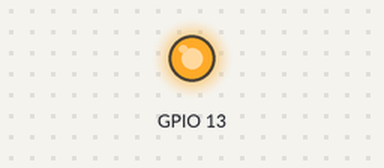
Simulated run of this sketch. Board: ESP32. On the bench: output pins drawn as LEDs (lit = HIGH). WiFi joins after 1.5 s; servers stay silent unless stated; uploads are accepted with an empty reply; what the sketch prints to the serial monitor is not drawn.

Above: at 11.2 s.
At 21.3 s:
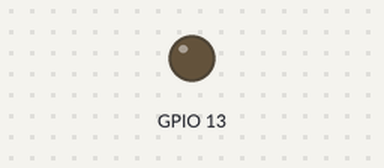
Timing chart, 0 to 32.3 s (numbered marks = the images above):
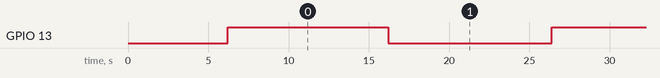

The sketch:

ESPResquests.ino
```cpp
#include <WiFi.h>
#include <HTTPClient.h>

const char* ssid = "SIGNET_ROOT";
const char* password = "48263590+L";

void setup() {
   pinMode(13, OUTPUT);
  Serial.begin(115200);
  delay(4000);
  WiFi.begin(ssid, password);

  while (WiFi.status() != WL_CONNECTED) {
    delay(1000);
    Serial.println("Connecting to WiFi..");
  }

  Serial.println("Connected to the WiFi network");

}

void loop() {

  if ((WiFi.status() == WL_CONNECTED)) { //Check the current connection status

    HTTPClient http;

    http.begin("http://bedb3e080ce9.ngrok.io/args?x=1&y=1"); //Specify the URL
    int httpCode = http.GET();                                        //Make the request
    if (httpCode > 0) { //Check for the returning code
         digitalWrite(13, HIGH);
        String payload = http.getString();
        Serial.println(httpCode);
        Serial.println(payload);
        delay(10000);
        digitalWrite(13, LOW);
      }

    else {
      Serial.println("Error on HTTP request");
    }

    http.end(); //Free the resources
  }

  delay(10000);

}
```

Measured:
- by itself, GPIO 13: alternates HIGH for 10.0 s and LOW for 10.2 s
